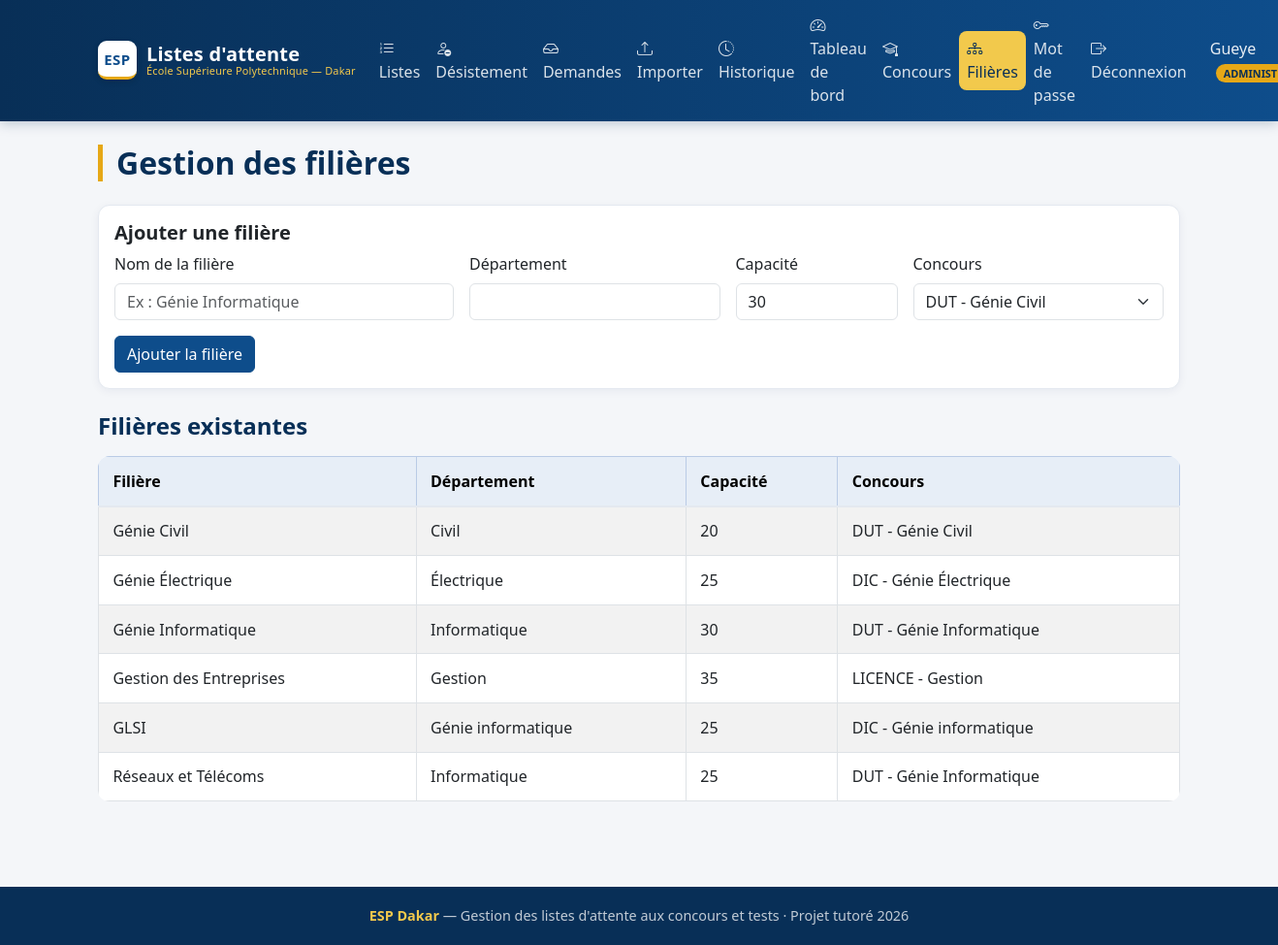
/pages/filieres.php (signed in), run on the app's committed database.
### tables this page shows
CREATE TABLE filieres (
    id INT AUTO_INCREMENT PRIMARY KEY,
    nom VARCHAR(150) NOT NULL,
    departement VARCHAR(100) NOT NULL,
    capacite_accueil INT NOT NULL,
    concours_id INT,
    FOREIGN KEY (concours_id) REFERENCES concours(id)
);

CREATE TABLE concours (
    id INT AUTO_INCREMENT PRIMARY KEY,
    type ENUM('DUT', 'DIC', 'LICENCE') NOT NULL,
    annee INT NOT NULL,
    departement VARCHAR(100) NOT NULL
);

### pages/filieres.php (the view, shortened to what this page needs)
<?php
require '../config/database.php';
include '../includes/header.php';
$concours = $pdo->query("SELECT * FROM concours ORDER BY type, departement")->fetchAll();
$filieres = $pdo->query("
    SELECT f.*, c.type AS concours_type, c.departement AS concours_dep
    FROM filieres f
    JOIN concours c ON f.concours_id = c.id
    ORDER BY f.nom
")->fetchAll();
?>
<h2 class="page-title">Gestion des filières</h2>
<div class="card mb-4">
    <div class="card-body">
        <h5 class="card-title">Ajouter une filière</h5>
        <form method="POST">
            <div class="row g-3">
                <div class="col-md-4">
                    <label class="form-label">Nom de la filière</label>
                    <input type="text" name="nom" class="form-control" placeholder="Ex : Génie Informatique" required>
                </div>
                <div class="col-md-3">
                    <label class="form-label">Département</label>
                    <input type="text" name="departement" class="form-control" required>
                </div>
                <div class="col-md-2">
                    <label class="form-label">Capacité</label>
                    <input type="number" name="capacite" class="form-control" value="30" required>
                </div>
                <div class="col-md-3">
                    <label class="form-label">Concours</label>
                    <select name="concours_id" class="form-select" required>
                        <?php foreach ($concours as $c): ?>
                            <option value="<?= $c['id'] ?>">
                                <?= htmlspecialchars($c['type'] . ' - ' . $c['departement']) ?>
                            </option>
                        <?php endforeach; ?>
                    </select>
                </div>
                <div class="col-12">
                    <button type="submit" class="btn btn-primary">Ajouter la filière</button>
                </div>
            </div>
        </form>
    </div>
</div>
<h4 class="mb-3">Filières existantes</h4>
<table class="table table-striped table-bordered">
    <thead class="table-primary">
        <tr>
            <th>Filière</th>
            <th>Département</th>
            <th>Capacité</th>
            <th>Concours</th>
        </tr>
    </thead>
    <tbody>
        <?php if (count($filieres) === 0): ?>
            <tr><td colspan="4" class="text-center text-muted">Aucune filière enregistrée</td></tr>
        <?php else: ?>
            <?php foreach ($filieres as $f): ?>
                <tr>
                    <td><?= htmlspecialchars($f['nom']) ?></td>
                    <td><?= htmlspecialchars($f['departement']) ?></td>
                    <td><?= $f['capacite_accueil'] ?></td>
                    <td><?= htmlspecialchars($f['concours_type'] . ' - ' . $f['concours_dep']) ?></td>
                </tr>
            <?php endforeach; ?>
        <?php endif; ?>
    </tbody>
</table>
<?php include '../includes/footer.php'; ?>

### assets/css/style.css (style rules this page uses)
:root { --esp-blue: #0E4D8B; --esp-blue-dark: #0A3A6B; --esp-blue-darker: #082F57; --esp-gold: #E6A817; --esp-gold-light: #F2C94C; --esp-bg: #f4f6f9; --esp-surface:#ffffff; --esp-text: #243140; --esp-muted: #6b7a8d; --esp-border: #e4e9f0; --esp-radius: 12px; --esp-shadow: 0 2px 10px rgba(16, 42, 77, 0.06); --esp-shadow-hover: 0 6px 22px rgba(16, 42, 77, 0.12); --bs-primary: var(--esp-blue); --bs-primary-rgb: 14, 77, 139; }
body { background-color: var(--esp-bg); color: var(--esp-text); font-family: "Segoe UI", system-ui, -apple-system, Arial, sans-serif; display: flex; flex-direction: column; min-height: 100vh; }
h1, h2, h3, h4, h5 { color: var(--esp-blue-darker); font-weight: 600; }
.card { border: 1px solid var(--esp-border); border-radius: var(--esp-radius); box-shadow: var(--esp-shadow); transition: box-shadow .18s, transform .18s; }
.table { background: var(--esp-surface); border-radius: var(--esp-radius); overflow: hidden; }
.table > :not(caption) > * > * { padding: .8rem .9rem; }
.table thead th { border-bottom: 2px solid var(--esp-border); font-weight: 600; }
.table-primary { --bs-table-bg: #e7eef7; }
.btn-primary { background-color: var(--esp-blue); border-color: var(--esp-blue); }
.page-title { border-left: 5px solid var(--esp-gold); padding-left: 14px; margin-bottom: 1.5rem; }

### data on the page
filieres: nom "Génie Civil", departement "Civil", capacite_accueil "20", concours.departement "DUT - Génie Civil"
filieres: nom "Génie Électrique", departement "Électrique", capacite_accueil "25", concours.departement "DIC - Génie Électrique"
filieres: nom "Génie Informatique", departement "Informatique", capacite_accueil "30", concours.departement "DUT - Génie Informatique"
filieres: nom "Gestion des Entreprises", departement "Gestion", capacite_accueil "35", concours.departement "LICENCE - Gestion"
filieres: nom "GLSI", departement "Génie informatique", capacite_accueil "25", concours.departement "DIC - Génie informatique"
filieres: nom "Réseaux et Télécoms", departement "Informatique", capacite_accueil "25", concours.departement "DUT - Génie Informatique"

### other printed values
$_SESSION['nom'] "Gueye"
form field concours_id "DUT - Génie Civil"
